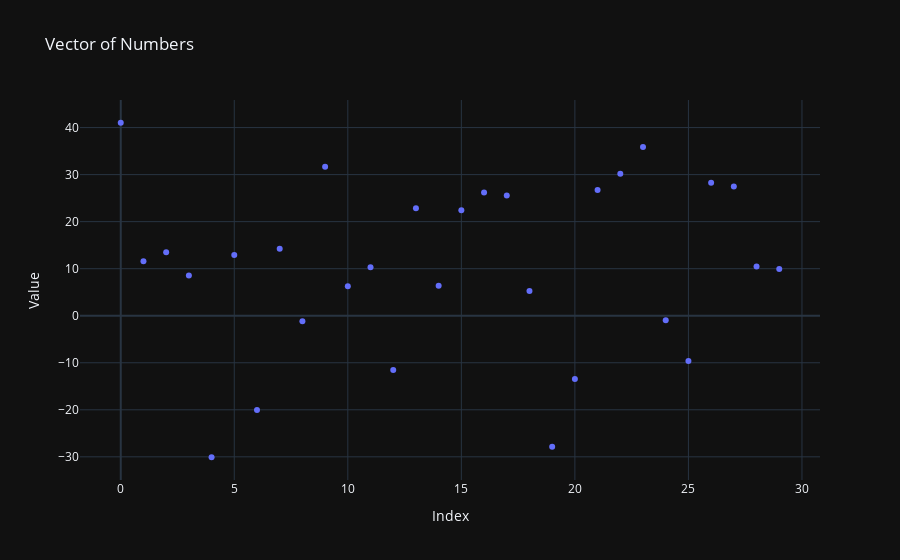

Notebook code cell kept with this figure:
### Markdown cell above
Plot the vector:

### Code cell
# Create a scatter plot with markers
fig = go.Figure(data=go.Scatter(y=vec, mode='markers'))

# Add labels and title
fig.update_layout(title='Vector of Numbers', xaxis_title='Index', yaxis_title='Value', template = "plotly_dark")

# Display the plot
fig.show()

### Figure 1 — Plotly figure (JSON) as saved in the notebook; plotly's stock layout.template omitted (floating-point values rounded to 4 significant figures)
{"data": [{"mode": "markers", "type": "scatter", "y": [41.03, 11.58, 13.48, 8.553, -30.09, 12.89, -20.02, 14.22, -1.164, 31.69, 6.274, 10.29, -11.51, 22.85, 6.393, 22.41, 26.22, 25.56, 5.25, -27.84, -13.44, 26.72, 30.19, 35.86, -0.9866, -9.634, 28.29, 27.46, 10.44, 9.917]}], "layout": {"title": {"text": "Vector of Numbers"}, "xaxis": {"title": {"text": "Index"}}, "yaxis": {"title": {"text": "Value"}}}}
